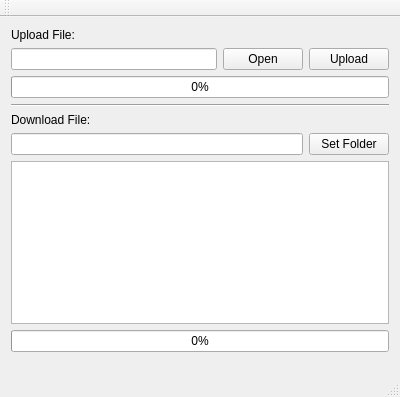
<?xml version="1.0" encoding="UTF-8"?>
<ui version="4.0">
 <class>MainWindow</class>
 <widget class="QMainWindow" name="MainWindow">
  <property name="geometry">
   <rect>
    <x>0</x>
    <y>0</y>
    <width>400</width>
    <height>397</height>
   </rect>
  </property>
  <property name="windowTitle">
   <string>MainWindow</string>
  </property>
  <widget class="QWidget" name="centralWidget">
   <layout class="QVBoxLayout" name="verticalLayout">
    <item>
     <widget class="QLabel" name="label">
      <property name="text">
       <string>Upload File:</string>
      </property>
     </widget>
    </item>
    <item>
     <layout class="QHBoxLayout" name="horizontalLayout">
      <item>
       <widget class="QLineEdit" name="uploadFileInput"/>
      </item>
      <item>
       <widget class="QPushButton" name="openButton">
        <property name="text">
         <string>Open</string>
        </property>
       </widget>
      </item>
      <item>
       <widget class="QPushButton" name="uploadButton">
        <property name="text">
         <string>Upload</string>
        </property>
       </widget>
      </item>
     </layout>
    </item>
    <item>
     <widget class="QProgressBar" name="uploadProgress">
      <property name="value">
       <number>0</number>
      </property>
     </widget>
    </item>
    <item>
     <widget class="Line" name="line">
      <property name="orientation">
       <enum>Qt::Horizontal</enum>
      </property>
     </widget>
    </item>
    <item>
     <widget class="QLabel" name="label_2">
      <property name="text">
       <string>Download File:</string>
      </property>
     </widget>
    </item>
    <item>
     <layout class="QHBoxLayout" name="horizontalLayout_2">
      <item>
       <widget class="QLineEdit" name="downloadPath"/>
      </item>
      <item>
       <widget class="QPushButton" name="setFolderButton">
        <property name="text">
         <string>Set Folder</string>
        </property>
       </widget>
      </item>
     </layout>
    </item>
    <item>
     <widget class="QListWidget" name="fileList"/>
    </item>
    <item>
     <widget class="QProgressBar" name="downloadProgress">
      <property name="value">
       <number>0</number>
      </property>
     </widget>
    </item>
    <item>
     <spacer name="verticalSpacer">
      <property name="orientation">
       <enum>Qt::Vertical</enum>
      </property>
      <property name="sizeHint" stdset="0">
       <size>
        <width>20</width>
        <height>40</height>
       </size>
      </property>
     </spacer>
    </item>
   </layout>
  </widget>
  <widget class="QMenuBar" name="menuBar">
   <property name="geometry">
    <rect>
     <x>0</x>
     <y>0</y>
     <width>400</width>
     <height>21</height>
    </rect>
   </property>
  </widget>
  <widget class="QToolBar" name="mainToolBar">
   <attribute name="toolBarArea">
    <enum>TopToolBarArea</enum>
   </attribute>
   <attribute name="toolBarBreak">
    <bool>false</bool>
   </attribute>
  </widget>
  <widget class="QStatusBar" name="statusBar"/>
 </widget>
 <layoutdefault spacing="6" margin="11"/>
 <resources/>
 <connections/>
</ui>
